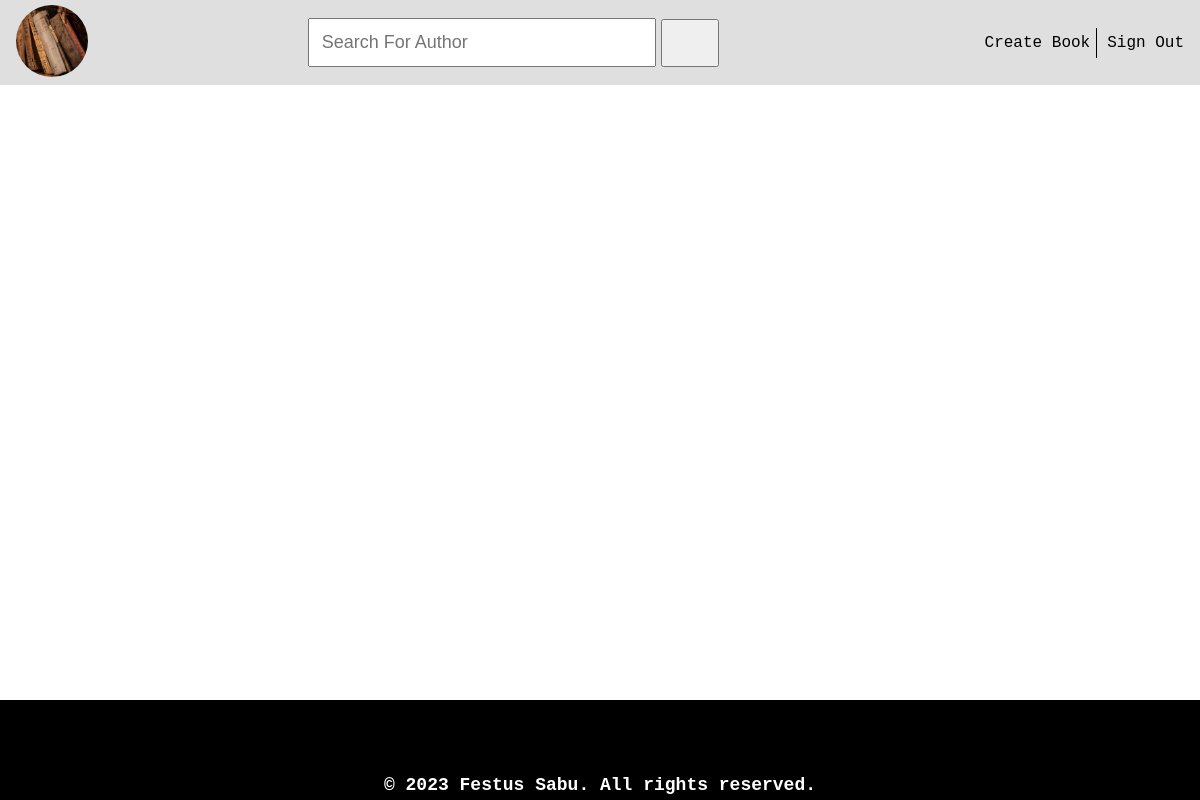
Before: /index/ with the older database file.
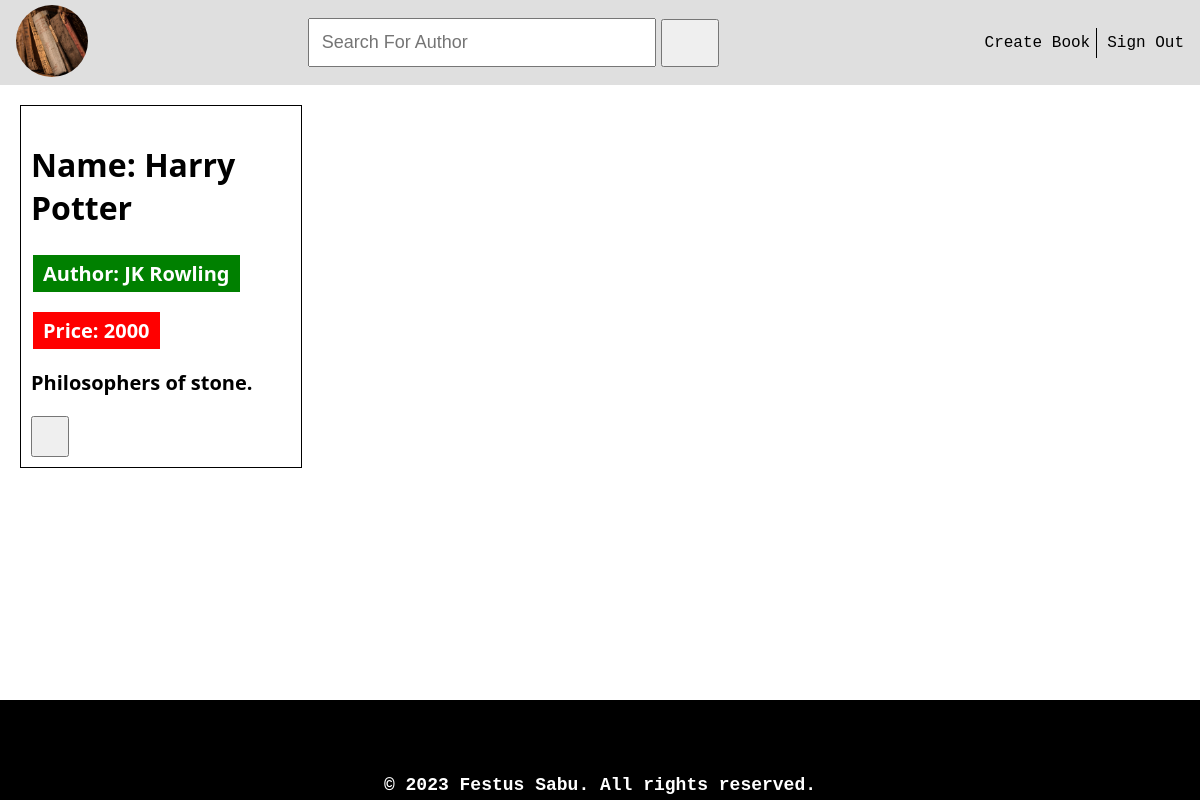
After: the same page with the newer database file.
### library_app/models.py (models this page shows, shortened)
class Book(models.Model):
  Book_Name = models.CharField(max_length=50)
  Author = models.CharField(max_length=50)
  Price = models.IntegerField()
  Description = models.CharField(max_length=200)

### library_app/views.py (the view, shortened to what this page needs)
# urls.py: path('index/', views.index, name='index'),
def index(request):
    obj = Book.objects.all()
    return render(request, 'index.html', {"objects":obj})

### templates/index.html (shortened to what this page needs)
<!DOCTYPE html>
<html lang="en">
  <head>
  </head>
  <body>
    {% include 'header.html' %}
    {% block content %}
    {% include 'main.html' %}
    {% endblock content %}
    {%include 'footer.html' %}
  </body>
</html>

### templates/header.html (shortened to what this page needs)
{% load static %}
<header>
  <div class="container">
    <div class="header-img">
      <img src="{% static 'header_img.jpg' %}" alt="Header img" />
   </div>
    <form action="" method="post">
      <div class="search-container">
        <input type="text" class="input-field" placeholder="Search For Author" name="author_name"></input>
        <button class="search-button" type="submit"><box-icon name='search'></box-icon></button>
      </div>
    </form>
    <div class="links">
      <ul>
        <li>
          <a href="{% url 'library_app:create_book' %}">Create Book</a>
          <a href="{% url 'library_app:register' %}">Sign Out</a>
        </li>
      </ul>
    </div>
  </div>
</header>

### templates/main.html
{% block content %}
<section>
  <div class="card-container">
    {% for i in objects %}
    <div class="card">
      <h1>Name: {{i.Book_Name}}</h1>
      <p class="author"><span>Author: {{i.Author}}</span></p>
      <p class="cash"><span>Price: {{i.Price}}</span></p>
      <p>{{ i.Description }}</p>
      <button>
        <a href="{% url 'library_app:delete' i.id %}"
          ><box-icon name="trash"></box-icon
        ></a>
      </button>
    </div>
    {% endfor %}
  </div>
</section>
{% endblock content %}

### templates/footer.html
<footer>
  <div class="container">
    <div class="text">© 2023 Festus Sabu. All rights reserved.</div>
  </div>
</footer>

### templates/head.html (style rules this page uses)
body { margin: 0; padding: 0; box-sizing: border-box; }
footer .container { background-color: #000000; position: fixed; z-index: 10; bottom: 0; width: 100%; height: 100px; display: flex; align-items: end; justify-content: center; }
footer .container .text { font-weight: bold; font-size: 18px; color: #ffffff; padding: 5px; font-family: monospace; }
header .container { background-color: #dfdfdf; height: 85px; width: 100%; align-items: center; justify-content: space-between; display: flex; }
header .container .header-img img { height: 4.5rem; width: 4.5rem; object-fit: cover; border-radius: 50%; margin-left: 1rem; }
header .search-container { display: flex; align-items: center; justify-content: center; gap: 5px; }
header .search-container .input-field { min-width: 20rem; font-size: 18px; padding: 12px; outline: none; }
header .search-container .search-button { display: flex; align-items: center; justify-content: center; padding: 10px 15px; cursor: pointer; }
header .container .links ul li { list-style: none; }
header .container .links ul li a { padding: 6px; text-decoration: none; font-size: 16px; font-family: monospace; color: black; border-right: 1px solid; }
header .container .links ul li a:last-child { margin-right: 10px; border-right: none; }
section .card-container { padding: 20px; display: grid; grid-template-columns: repeat(4, 1fr); grid-gap: 0.7rem; grid-row-gap: 1rem; font-family: system-ui, -apple-system, BlinkMacSystemFont, "Segoe UI", Roboto, Oxygen, Ubuntu, Cantarell, "Open Sans", "Helvetica Neue", sans-serif; margin-bottom: 7rem; }
section .card-container .card { border: 1px solid #000; padding: 10px; }
section .card-container .card button { padding: 5px; }
section .card-container .card button a { text-decoration: none; }
section .card-container .card p { font-size: 1.25rem; font-weight: bold; }
section .card-container .card h1 { font-size: 2rem; }
section .card-container .card .author { padding: 5px 2px; color: #fff; }
section .card-container .card .author span { background-color: green; padding: 5px 10px; }
section .card-container .card .cash { padding: 5px 2px; color: #fff; }
section .card-container .card .cash span { background-color: red; padding: 5px 10px; }

Changed rows visible on the page:
added Book: Book_Name "Harry Potter", Author "JK Rowling", Price "2000", Description "Philosophers of stone."
